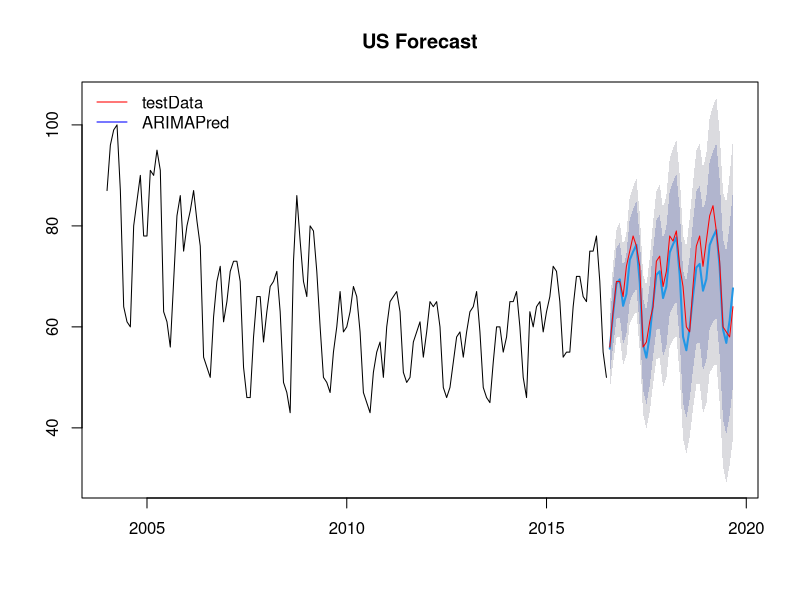
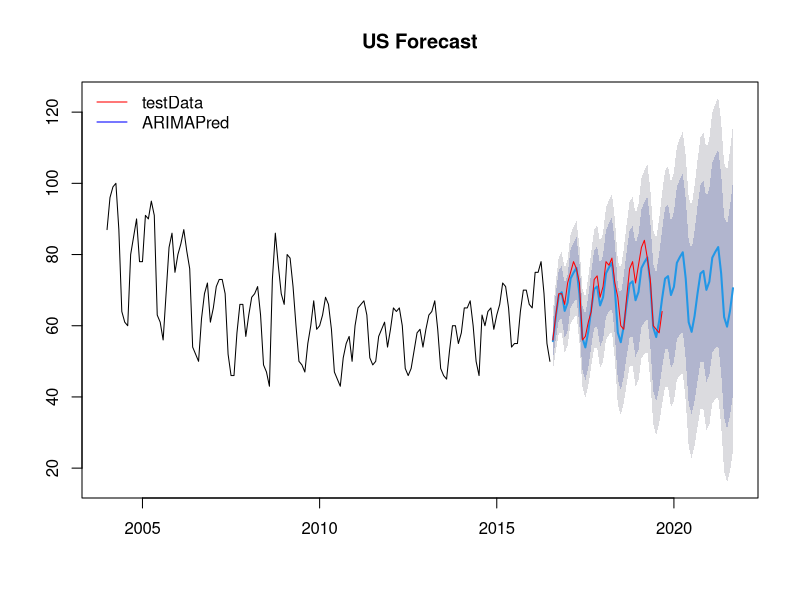
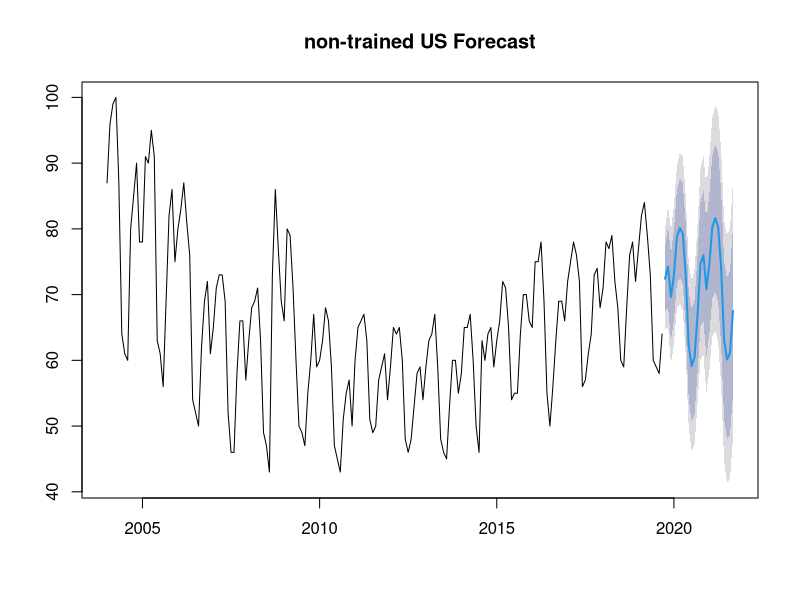
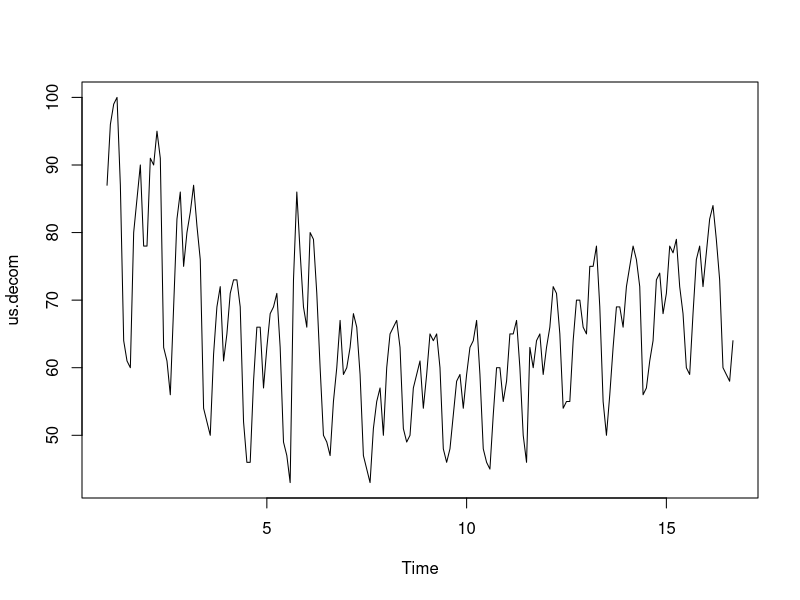
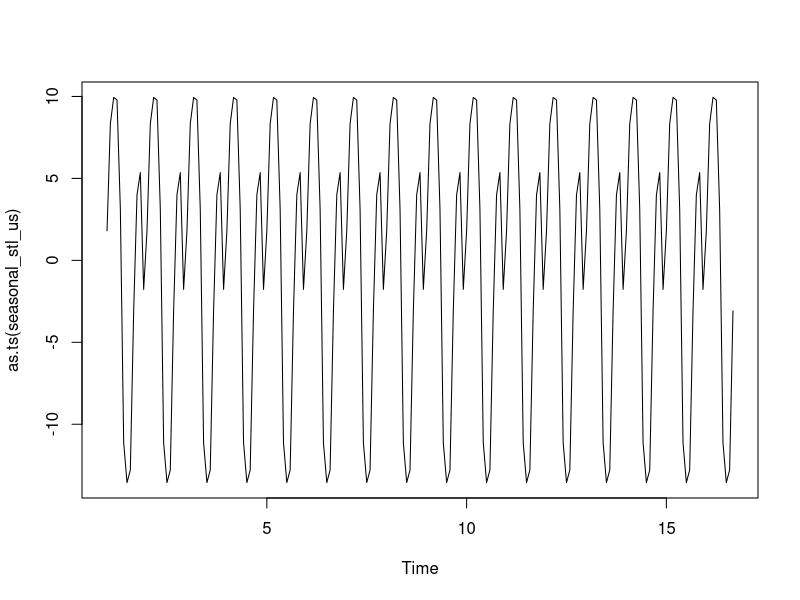
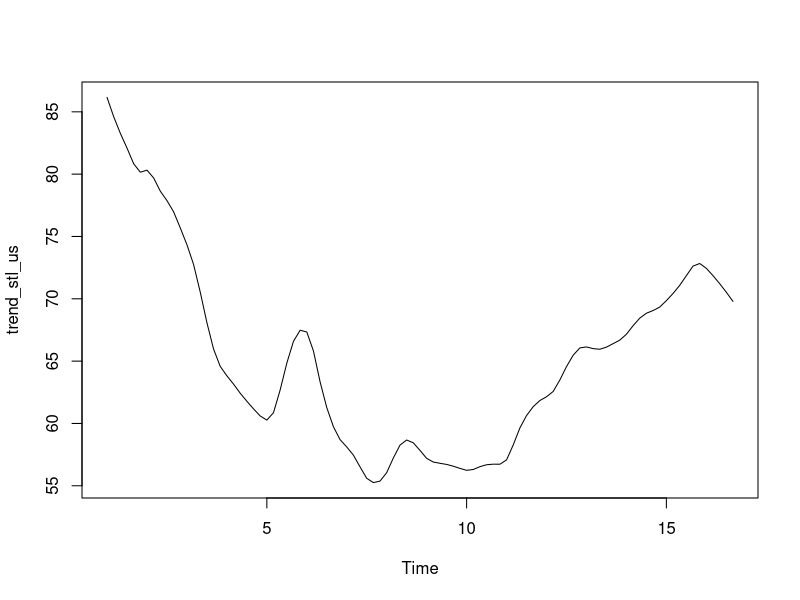
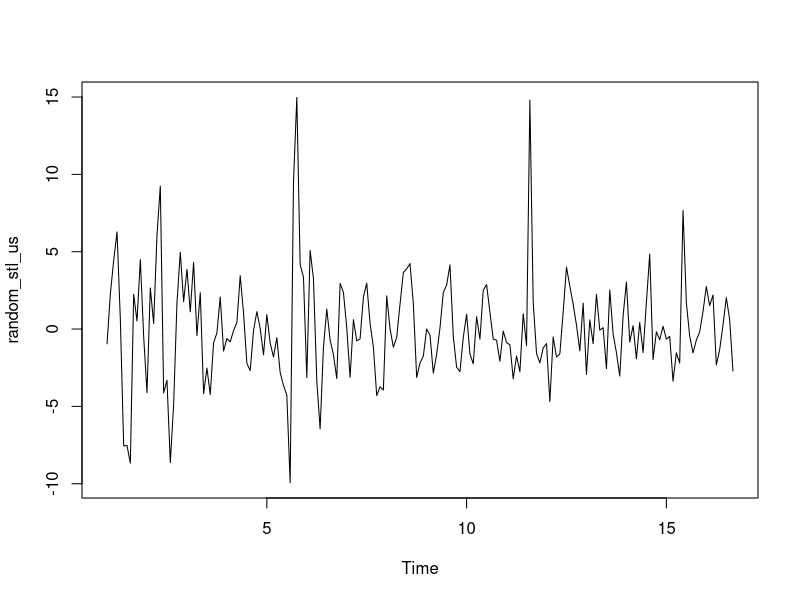
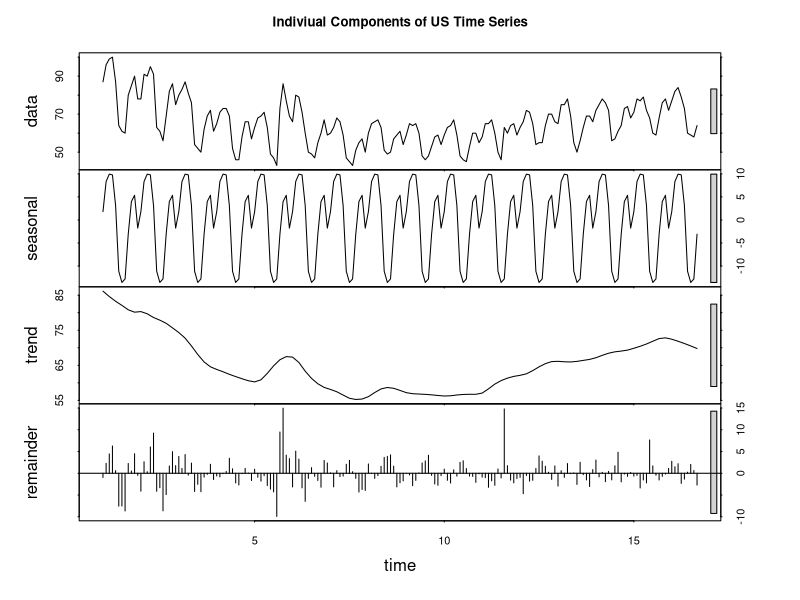

Write the R code that produced these figures, in order.
library('ggplot2')
library('forecast')
library('tseries')

###Google trends searches for 'depression'
depressionUS <- c(87,96,99,100,87,64,61,60,80,85,90,78,78,91,90,95,91,63,61,56,69,82,86,75,80,83,87,81,76,54,52,50,62,69,72,61,65,71,73,73,69,52,46,46,58,66,66,57,63,68,69,71,63,49,47,43,73,86,77,69,66,80,79,71,60,50,49,47,55,60,67,59,60,63,68,66,59,47,45,43,51,55,57,50,60,65,66,67,63,51,49,50,57,59,61,54,59,65,64,65,60,48,46,48,53,58,59,54,59,63,64,67,59,48,46,45,53,60,60,55,58,65,65,67,60,50,46,63,60,64,65,59,63,66,72,71,65,54,55,55,64,70,70,66,65,75,75,78,69,55,50,56,63,69,69,66,72,75,78,76,72,56,57,61,64,73,74,68,71,78,77,79,72,68,60,59,68,76,78,72,77,82,84,79,73,60,59,58,64)

# changing the dataset into a timeseries

depressionUS.timeseries <- ts(depressionUS,start = c(2004,1),frequency = 12)
depressionUS.timeseries

## 80/20 split data train test 
h2US <- 38L
trainUS <- head(depressionUS.timeseries, round(length(depressionUS.timeseries) - h2US))
testUS <- tail(depressionUS.timeseries, h2US)

trainDataUS <- trainUS
testDataUS <- testUS
arimaModUS <- auto.arima(trainDataUS, stepwise=FALSE, approximation=FALSE)
arimaMod.FrUS <-forecast(arimaModUS,h=38)
plot(arimaMod.FrUS, main ="US Forecast")
lines(testDataUS, col="red")
legend("topleft",lty=1,bty = "n",col=c("red","blue"),c("testData","ARIMAPred"))

accuracy(arimaMod.FrUS, testDataUS)


### auto.arima forecast for future based on training set only
autoarimaTRAINUS <- auto.arima(trainUS)
forecastTRAINUS <- forecast(autoarimaTRAINUS, h=62)

### point forecasts for training set based forecast
forecastTRAINUS

#### plot training set, test set, and forecast based on training set into future

h2US <- 38L
trainUS <- head(depressionUS.timeseries, round(length(depressionUS.timeseries) - h2US))
testUS <- tail(depressionUS.timeseries, h2US)

trainDataUS <- trainUS
testDataUS <- testUS
arimaModUS <- auto.arima(trainDataUS, stepwise=FALSE, approximation=FALSE)
arimaMod.FrUS <-forecast(arimaModUS,h=62)
plot(arimaMod.FrUS, main= "US Forecast")
lines(testDataUS, col="red")
legend("topleft",lty=1,bty = "n",col=c("red","blue"),c("testData","ARIMAPred"))

### auto.arima forecast based on full dataset
autoarimaFULLUS <- auto.arima(depressionUS.timeseries)
forecastFULLUS <- forecast(autoarimaFULLUS, h = 24)
forecastFULLUS
plot(forecastFULLUS, main = "non-trained US Forecast")
summary(autoarimaFULLUS)
accuracy(autoarimaFULLUS)

# decompose into three components 
us.decom = ts(depressionUS.timeseries, frequency = 12)
stl_us = stl(us.decom, "periodic")
seasonal_stl_us   <- stl_us$time.series[,1]
trend_stl_us     <- stl_us$time.series[,2]
random_stl_us  <- stl_us$time.series[,3]

# display main time series and the individual components 
plot(us.decom)
plot(as.ts(seasonal_stl_us)) 
plot(trend_stl_us) 
plot(random_stl_us) 
plot(stl_us, main = "Indiviual Components of US Time Series")

